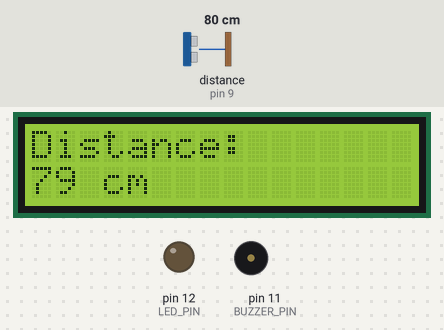
A sketch run on a simulated Arduino Uno, built with avr-gcc and run on an emulated ATmega328P. Parts: 16×2 character LCD, output pins drawn as LEDs (lit = HIGH), buzzer (waves = sounding, pin HIGH). Wiring (inferred from the names in the program): ultrasonic range finder: trigger pin 8; echo pin 9. The inputs (shaded band) are chosen by the test bench; at power-on: distance to the obstacle (sensor on pin 9) 80 cm. The echo pulse lasts 58.3 µs per cm; pins used as bus, display or sensor lines are not drawn; what the sketch prints to the serial monitor is not drawn.

Above: at 1.2 s.
1.3 s: distance to the obstacle (sensor on pin 9) set to 53 cm
At 2.3 s:
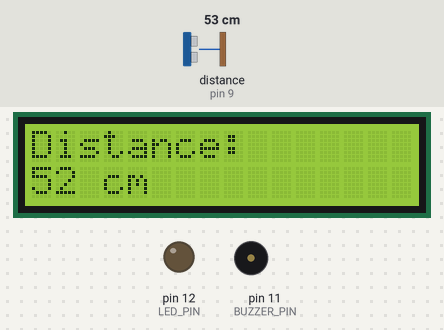
3.0 s: distance to the obstacle (sensor on pin 9) set to 48 cm
At 4.0 s:
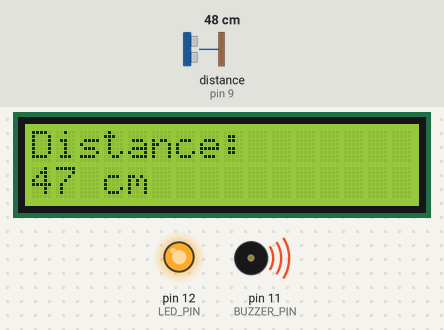
4.6 s: distance to the obstacle (sensor on pin 9) set to 2 cm
At 5.6 s:
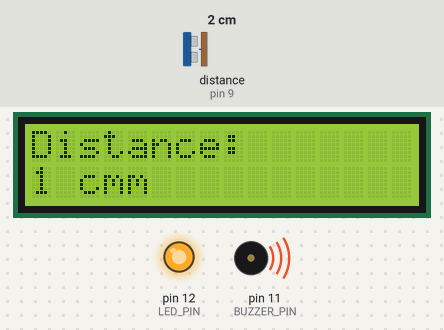
6.1 s: distance to the obstacle (sensor on pin 9) set to 120 cm
At 7.3 s:
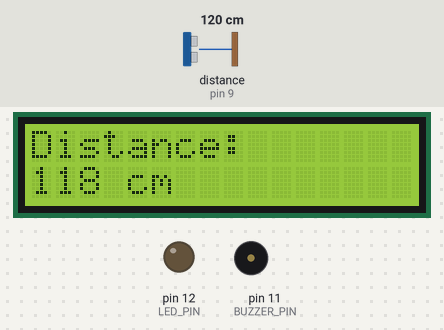
7.6 s: distance to the obstacle (sensor on pin 9) set to 4 cm
At 8.0 s:
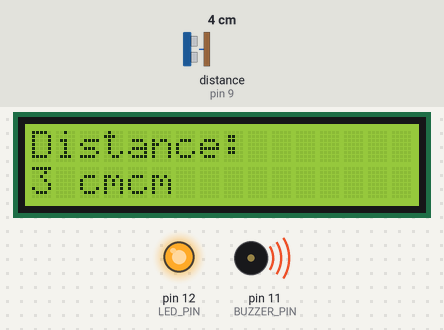
Timing chart, 0 to 10.1 s (numbered marks = the images above; inputs shaded):
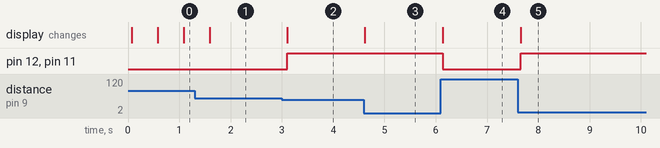

Measured:
- the behaviour switches between 51 and 50 cm on distance to the obstacle (sensor on pin 9) (found by bisection; images 1 and 2)
- after the input at 1.3 s, the display: changes after 0.29 s (image 1)
- after the input at 3.0 s, pin 12 (LED_PIN), pin 11 (BUZZER_PIN): LOW → HIGH after 0.11 s; the display: changes after 0.11 s (image 2)
- after the input at 4.6 s, the display: changes at once (image 3)
- after the input at 6.1 s, pin 12 (LED_PIN), pin 11 (BUZZER_PIN): HIGH → LOW at once; the display: changes at once (image 4)
- after the input at 7.6 s, pin 12 (LED_PIN), pin 11 (BUZZER_PIN): LOW → HIGH after 0.05 s; the display: changes after 0.05 s (image 5)

The sketch:

projeto.ino
```cpp
#include <LiquidCrystal.h>

// Pinos do LCD: RS, E, D4, D5, D6, D7
LiquidCrystal lcd(7, 6, 5, 4, 3, 2);

#define TRIG_PIN 8
#define ECHO_PIN 9
#define LED_PIN 12
#define BUZZER_PIN 11

void setup() {
  pinMode(TRIG_PIN, OUTPUT);
  pinMode(ECHO_PIN, INPUT);
  pinMode(LED_PIN, OUTPUT);
  pinMode(BUZZER_PIN, OUTPUT);

  // Inicializa o LCD
  lcd.begin(16, 2); // Configura o LCD 16x2
  lcd.print("Distance:"); // Texto inicial no LCD

  Serial.begin(9600);
}

void loop() {
  long duration, distance;

  // Enviando pulso para o TRIG
  digitalWrite(TRIG_PIN, LOW);
  delayMicroseconds(2);
  digitalWrite(TRIG_PIN, HIGH);
  delayMicroseconds(10);
  digitalWrite(TRIG_PIN, LOW);

  // Lendo o tempo do pulso no ECHO
  duration = pulseIn(ECHO_PIN, HIGH);

  // Calculando a distância (em cm)
  distance = duration * 0.034 / 2;

  // Exibindo a distância no Monitor Serial
  Serial.print("Distance: ");
  Serial.print(distance);
  Serial.println(" cm");

  // Atualizando o LCD
  lcd.setCursor(0, 1); // Segunda linha, posição inicial
  lcd.print("    ");   // Apaga valores antigos
  lcd.setCursor(0, 1); // Segunda linha, posição inicial
  lcd.print(distance);
  lcd.print(" cm");

  // Lógica para o alerta
  if (distance > 0 && distance < 50) { // Distância menor que 50 cm
    digitalWrite(LED_PIN, HIGH);      // Acende o LED
    digitalWrite(BUZZER_PIN, HIGH);   // Ativa o buzzer
  } else {
    digitalWrite(LED_PIN, LOW);       // Desliga o LED
    digitalWrite(BUZZER_PIN, LOW);    // Desativa o buzzer
  }

  delay(500); // Atualiza a cada meio segundo
}
```
